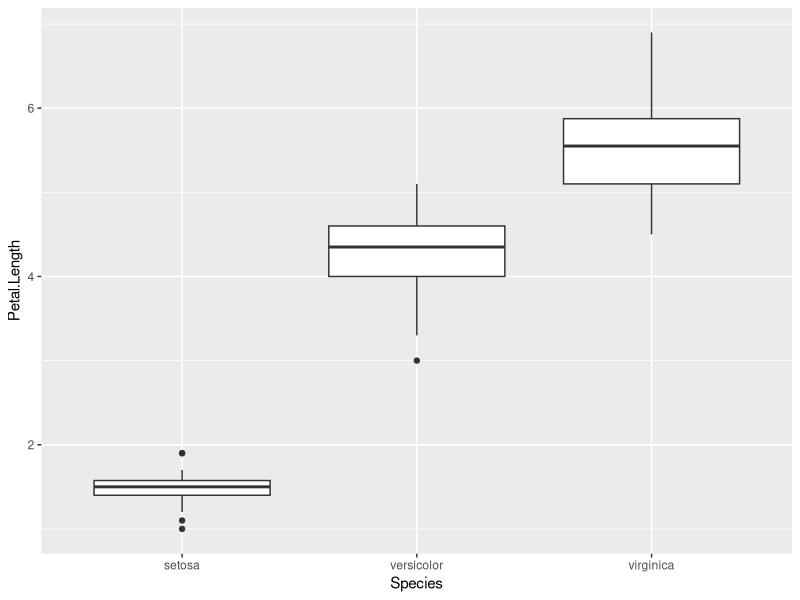
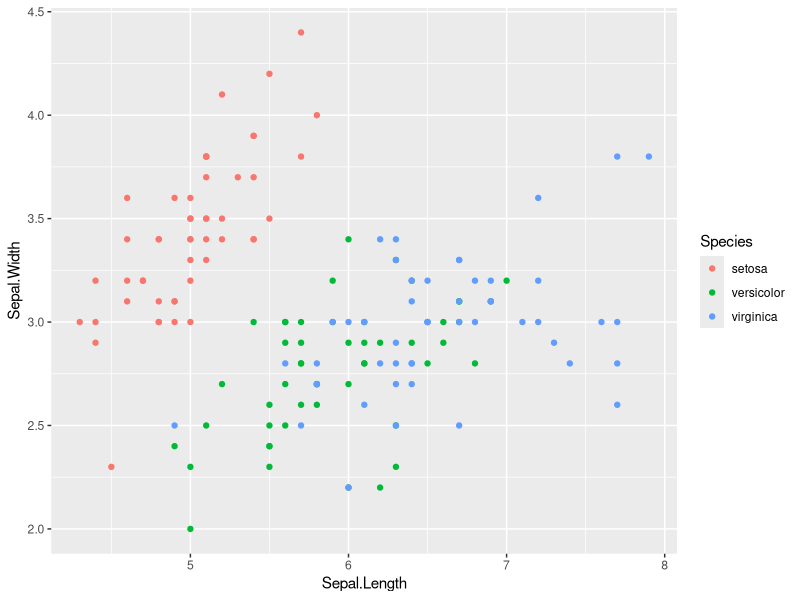
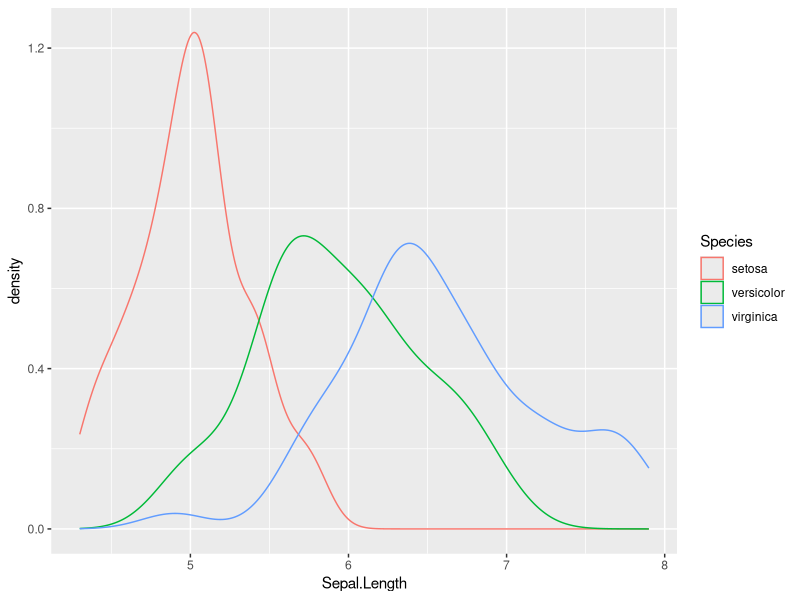

Write the R code that produced these figures, in order.
library(ggplot2)
data(iris)

## 1

### c
p.box <- ggplot(iris, aes(x=Species, y=Petal.Length)) + 
  geom_boxplot()
p.box

p.scatter <- ggplot(iris, aes(x=Sepal.Length, y=Sepal.Width, color=Species)) + 
  geom_point()
p.scatter

## 4
p.density <- ggplot(iris, aes(x=Sepal.Length, color=Species)) + 
  geom_density()
p.density
